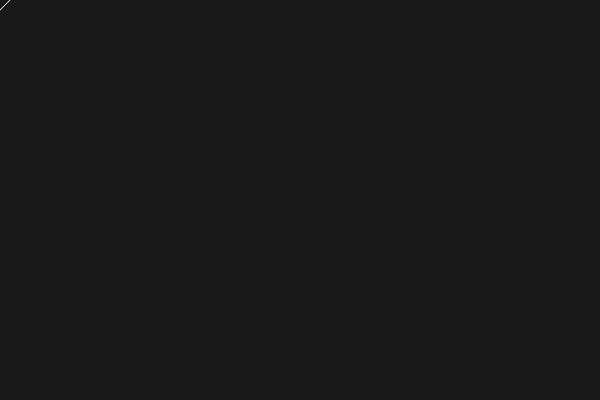
Frame 1 (no input)
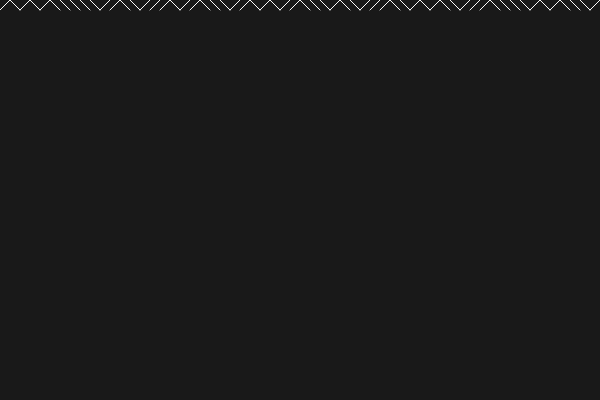
Frame 60 (no input)
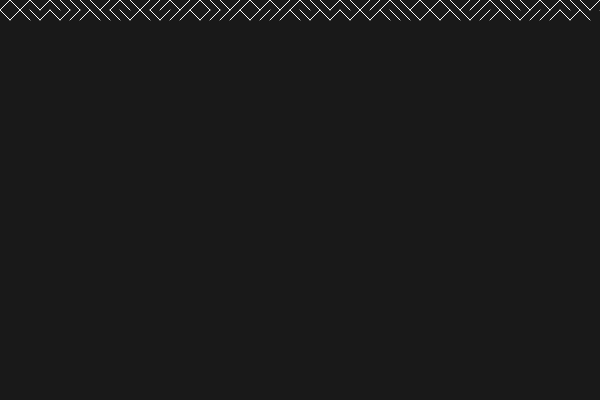
Frame 120 (the mouse pressed at the canvas centre since frame 60)

The p5.js sketch that drew these frames (run headless with seeded random() and noise() and a simulated clock; from frame 60 on, the mouse is pressed at the canvas centre):

// p5.js sketch
// ── sketch.js
var x = 0;
var y = 0;
var space = 10;
var li;

function setup() {
	createCanvas(600, 400);
	background(25);
	li = width / space;
}

function draw() {
	stroke(250);
	if (random(1) < 0.5) {
		line(x, y, x + space, y + space);
	} else {
		line(x, y + space, x + space, y);
	}

	x += space;
	if (x > width) {
		x = 0;
		y += space;
	}
	if (y > height) {
		x = 0;
		y = 0;
	}


//For fast draw;

	// for (var i = 0; i < li; i++) {
	// 	if (random(1) < 0.5) {
	// 		line(x, y, x + space, y + space);
	// 	} else {
	// 		line(x, y + space, x + space, y);
	// 	}

	// 	x += space;
	// 	if (x > width) {
	// 		x = 0;
	// 		y += space;
	// 	}
	// 	//if (y > height) {
	// 	//	x = 0;
	// 	//	y = 0;
	// 	//}
	// }

}
